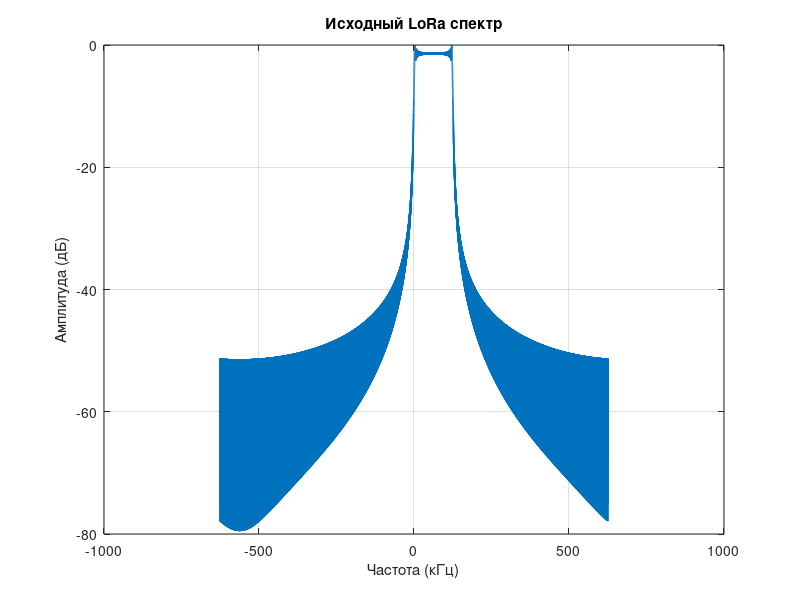
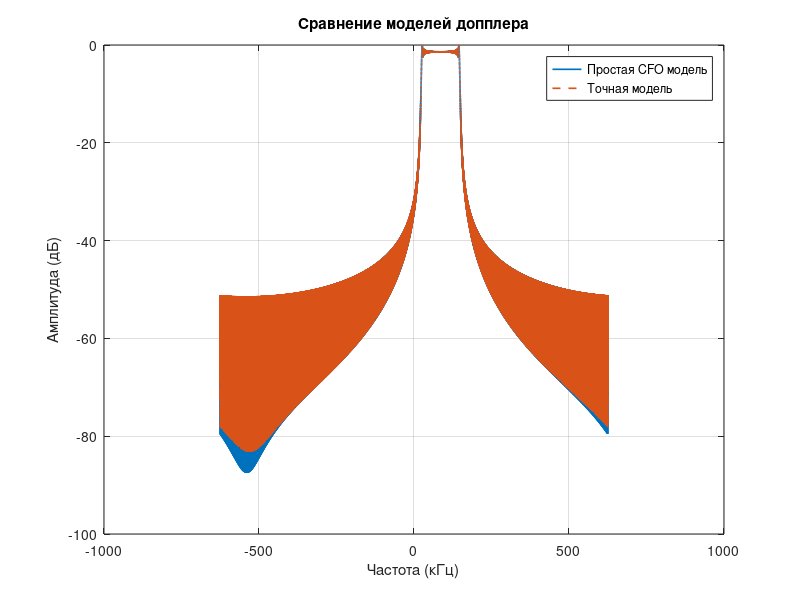

These figures' MATLAB source, in order:
clear; close all; clc;

%% =========================
% 1. ПАРАМЕТРЫ
%% =========================

fc  = 868e6;       % несущая
BW  = 125e3;       % полоса
SF  = 10;          
v   = 8000;        
c   = 3e8;

Fs  = 10*BW;       % частота дискретизации (увеличена для точности)
beta = v/c;

fprintf('beta = %.3e\n', beta);

%% =========================
% 2. ВРЕМЯ И ЧИРП
%% =========================

Ts = (2^SF)/BW;
t  = 0:1/Fs:Ts-1/Fs;

k = BW/Ts;

% baseband LoRa up-chirp
s = exp(1j*pi*k*t.^2);

%% =========================
% 3. ТОЧНАЯ МОДЕЛЬ ДОППЛЕРА
%% =========================

% масштабированное время
t_scaled = t*(1 - beta);

s_scaled = interp1(t, s, t_scaled, 'spline', 0);

% RF допплер после смешения вниз остаётся CFO = beta*fc
fD = beta*fc;

r_exact = s_scaled .* exp(1j*2*pi*fD*t);

%% =========================
% 4. ПРОСТАЯ CFO МОДЕЛЬ (для сравнения)
%% =========================

r_cfo = s .* exp(1j*2*pi*fD*t);

%% =========================
% 5. СПЕКТРЫ
%% =========================

Nfft = 2^16;

S        = fftshift(fft(s, Nfft));
R_exact  = fftshift(fft(r_exact, Nfft));
R_cfo    = fftshift(fft(r_cfo, Nfft));

f_axis = linspace(-Fs/2, Fs/2, Nfft)/1e3;

%% =========================
% 6. ГРАФИКИ
%% =========================

figure;
plot(f_axis,20*log10(abs(S)/max(abs(S))),'LineWidth',1.2);
grid on;
title('Исходный LoRa спектр');
xlabel('Частота (кГц)');
ylabel('Амплитуда (дБ)');

figure;
plot(f_axis,20*log10(abs(R_cfo)/max(abs(R_cfo))),'LineWidth',1.2); hold on;
plot(f_axis,20*log10(abs(R_exact)/max(abs(R_exact))),'--','LineWidth',1.2);
grid on;
legend('Простая CFO модель','Точная модель');
title('Сравнение моделей допплера');
xlabel('Частота (кГц)');
ylabel('Амплитуда (дБ)');
